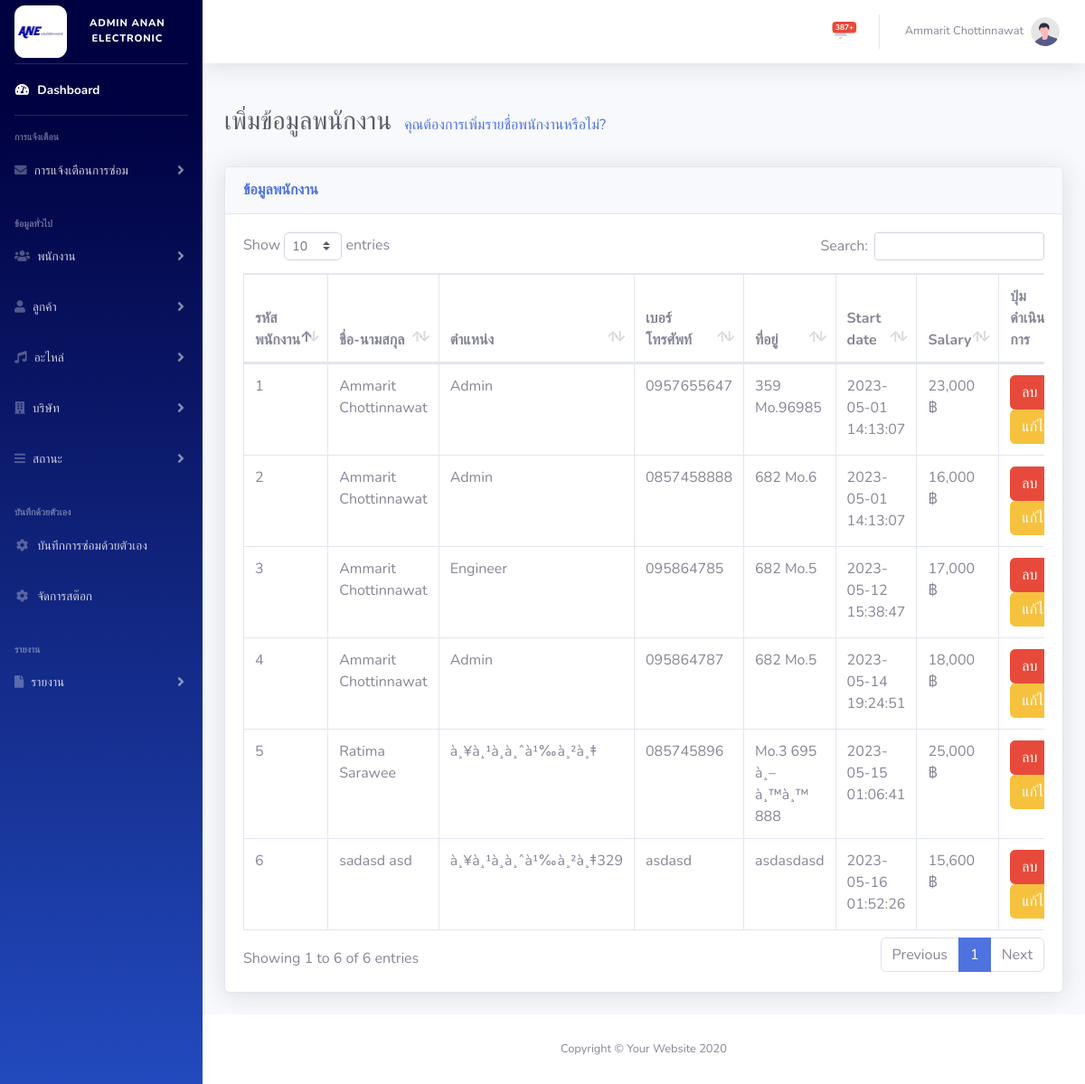
The app's page /admin/employee_listview.php (signed in), older data.
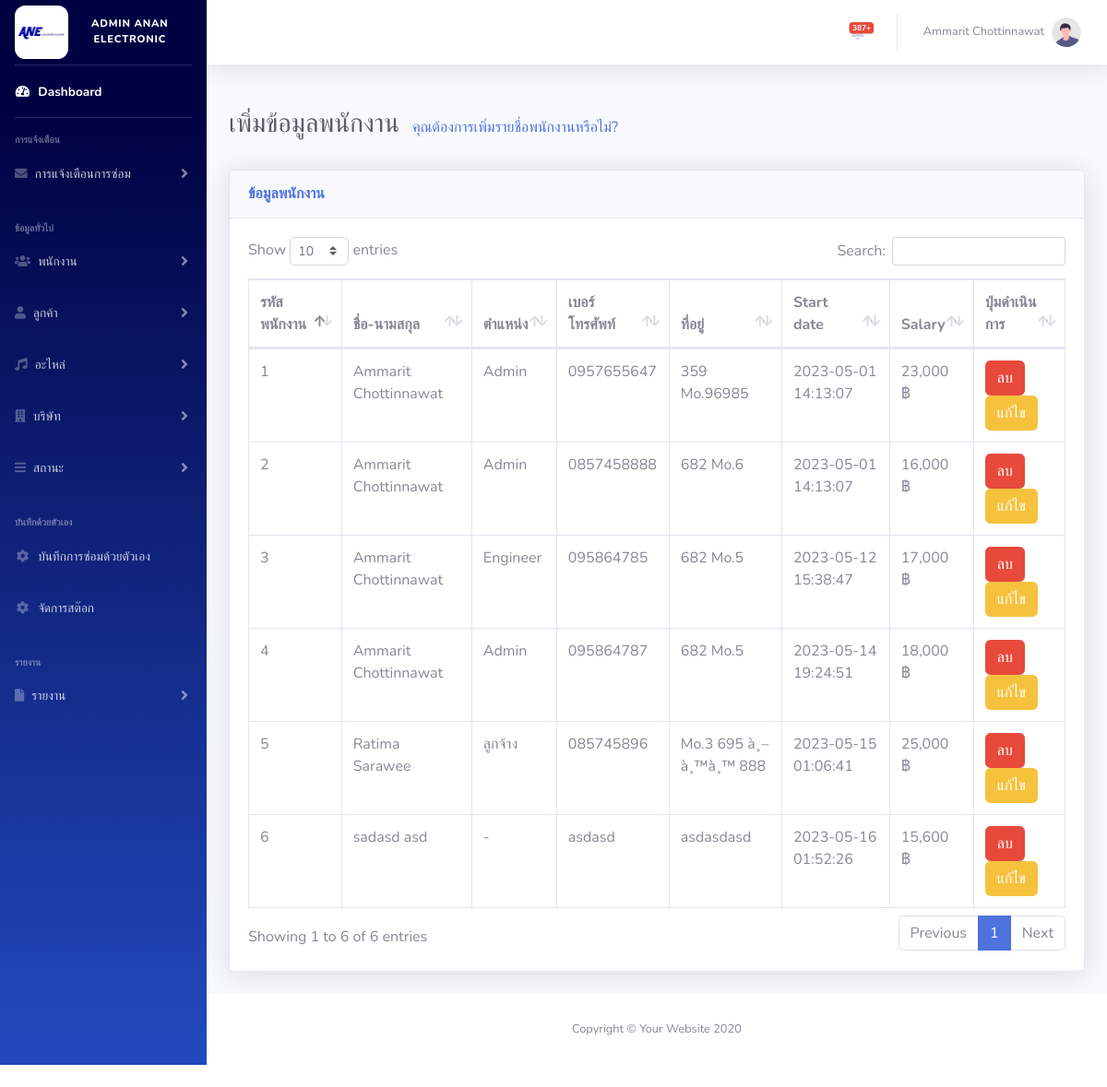
The same page, newer data.
### tables this page shows
CREATE TABLE `employee` (
  `e_id` int(6) NOT NULL,
  `e_email` varchar(255) DEFAULT NULL,
  `e_password` varchar(128) DEFAULT NULL,
  `e_fname` varchar(255) DEFAULT NULL,
  `e_lname` varchar(255) DEFAULT NULL,
  `e_add` varchar(255) DEFAULT NULL,
  `e_tel` varchar(20) DEFAULT NULL,
  `role_id` int(3) DEFAULT NULL,
  `del_flg` tinyint(1) DEFAULT 0 COMMENT 'ลบ = 1',
  `e_date_in` datetime DEFAULT NULL COMMENT 'วันที่เข้าสู่ระบบครั้งแรก',
  `e_salary` int(11) DEFAULT NULL,
  `e_date_update` datetime DEFAULT NULL COMMENT 'วันที่อัพเดตข้อมูลล่าสุด'
);

CREATE TABLE `role` (
  `role_id` int(6) NOT NULL,
  `role_name` varchar(255) DEFAULT NULL,
  `del_flg` tinyint(1) DEFAULT 0
);

### admin/employee_listview.php (the view, shortened to what the changed rows need)
<?php
include('../database/condb.php');
?>
<!DOCTYPE html>
<html lang="en">
<head>
    <link href="vendor/fontawesome-free/css/all.min.css" rel="stylesheet" type="text/css">
    <link href="css/sb-admin-2.min.css" rel="stylesheet">
    <link href="vendor/datatables/dataTables.bootstrap4.min.css" rel="stylesheet">
</head>
<body id="page-top">
    <div id="wrapper">
        <div id="content-wrapper" class="d-flex flex-column">
            <div id="content">
                <div class="container-fluid">
                    <br>
                    <h1 class="h3 mb-2 text-gray-800" style="display:inline-block">เพิ่มข้อมูลพนักงาน</h1>
                    <br>
                    <br>
                    <div class="card shadow mb-4">
                        <div class="card-body">
                            <div class="table-responsive">
                                <table class="table table-bordered" id="dataTable" width="100%" cellspacing="0">
                                    <thead>
                                        <tr>
                                            <th>รหัสพนักงาน</th>
                                            <th>ชื่อ-นามสกุล</th>
                                            <th>ตำแหน่ง</th>
                                            <th>เบอร์โทรศัพท์</th>
                                            <th>ที่อยู่</th>
                                            <th>Start date</th>
                                            <th>Salary</th>
                                            <th>ปุ่มดำเนินการ</th>
                                        </tr>
                                    </thead>
                                    <tbody>
                                        <?php
                                        $sql = "SELECT * FROM employee
                                                LEFT JOIN role
                                                ON employee.role_id = role.role_id
                                                WHERE employee.del_flg = '0'";
                                        $result = mysqli_query($conn, $sql);
                                        while ($row = mysqli_fetch_array($result)) { ?>
                                            <tr>
                                                <td><?php
                                                    if ($row['e_id'] == NULL) {
                                                        echo "-";
                                                    } else {
                                                        echo $row['e_id'];
                                                    }
                                                    ?>
                                                </td>
                                                <td><?php
                                                    if ($row['e_fname'] == NULL || $row['e_lname'] == NULL) {
                                                        echo "-";
                                                    } else {
                                                        echo $row['e_fname'] . " " . $row['e_lname'];
                                                    }
                                                    ?>
                                                </td>
                                                <td>
                                                    <?php
                                                    if ($row['role_name'] == NULL) {
                                                        echo "-";
                                                    } else {
                                                        echo $row['role_name'];
                                                    }
                                                    ?>
                                                </td>
                                                <td>
                                                    <?php
                                                    if ($row['e_tel'] == NULL) {
                                                        echo "-";
                                                    } else {
                                                        echo $row['e_tel'];
                                                    }
                                                    ?>
                                                </td>
                                                <td>
                                                    <?php
                                                    if ($row['e_add'] == NULL) {
                                                        echo "-";
                                                    } else {
                                                        echo $row['e_add'];
                                                    }
                                                    ?>
                                                </td>
                                                <td>
                                                    <?php
                                                    if ($row['e_date_in'] == NULL) {
                                                        echo "-";
                                                    } else {
                                                        echo $row['e_date_in'];
                                                    }
                                                    ?>
                                                </td>
                                                <td>
                                                    <?php
                                                    if ($row['e_salary'] == NULL) {
                                                        echo "-";
                                                    } else {
                                                        echo number_format($row['e_salary'], 0, '.', ',') . " ฿";
                                                    }
                                                    ?>
                                                </td>
                                                <td>
                                                    <a href="action/del_employee.php?id=<?= $row['e_id'] ?>" class="btn btn-danger" onclick="return confirmDelete(event);">ลบ</a>&nbsp; &nbsp;
                                                    <a class="btn btn-warning" href="edit_employee.php?id=<?= $row['e_id'] ?>">แก้ไข</a>
                                                </td>
                                            </tr>
                                        <?php } ?>
                                    </tbody>
                                </table>
                            </div>
                        </div>
                    </div>
                </div>
            </div>
        </div>
    </div>
</body>
</html>

Row changes from the older to the newer data that the page shows:
changed through a linked row, employee "Ratima": role.role_name "à¸¥à¸¹à¸à¸ˆà¹‰à¸²à¸‡" → "ลูกจ้าง"
shown differently, row unchanged: employee "sadasd": role.role_name "à¸¥à¸¹à¸à¸ˆà¹‰à¸²à¸‡329" → (not shown); now shows "-"
